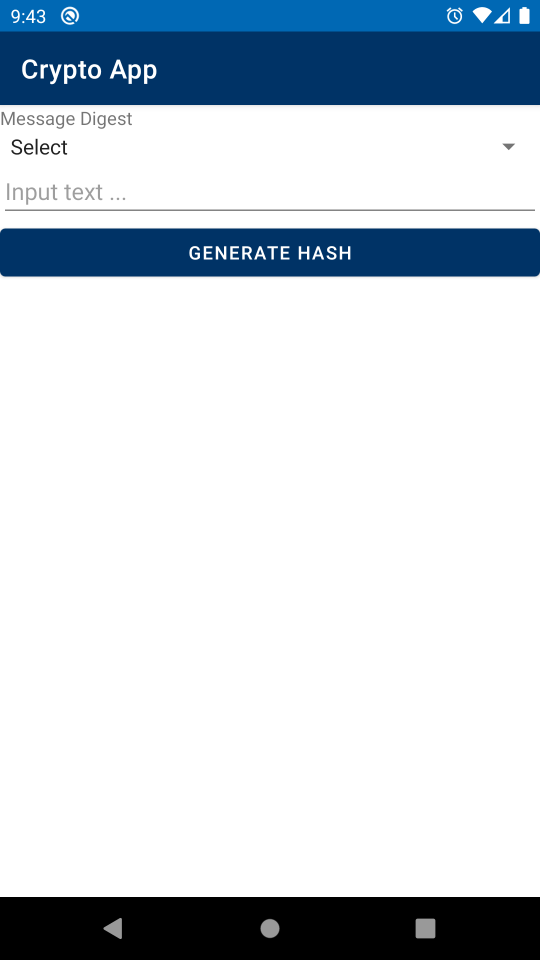
#> input picture rv-android/backup/20260105/tmp_img/003.png, 1080 x 1920 px (shown at 1/2 size); its folder holds only this picture in this run
$ python -i image_preprocessor.py   (imports and definitions only)
#> lines starting #> are read from the running program, lines starting #| are printed output that depends on the picture
#!/usr/bin/env python3
"""
Image preprocessing component for screenshot analysis.

This module provides image preprocessing capabilities for optimizing
screenshot analysis, including grayscale conversion, contrast enhancement,
binary thresholding, and noise reduction operations.

### Architectural Role:
- Provides specialized image preprocessing for different analysis types
- Implements contrast enhancement algorithms for improved OCR accuracy
- Generates binary images optimized for contour detection
- Applies noise reduction techniques for cleaner analysis results

### Design Decisions:
- Uses OpenCV for image processing operations
- Implements multiple preprocessing strategies for different detection needs
- Provides both grayscale and binary preprocessing pipelines
- Optimizes parameters for mobile screenshot characteristics
"""

import cv2
import numpy as np
from rv_android_core.util.error.error_handler import ErrorHandler
from rv_android_core.util.error.exceptions import RVParsingError
from rv_android_core.util.logging.constants import CONTEXT_COMPONENT
from rv_android_core.util.logging.manager import LoggingManager


# [261 lines that did not run here, left out]


# Global instance for convenient access
_image_preprocessor = None


# [11 lines that did not run here, left out]

>>> import cv2
>>> picture = cv2.imread('../../../../../../backup/20260105/tmp_img/003.png', cv2.IMREAD_GRAYSCALE)
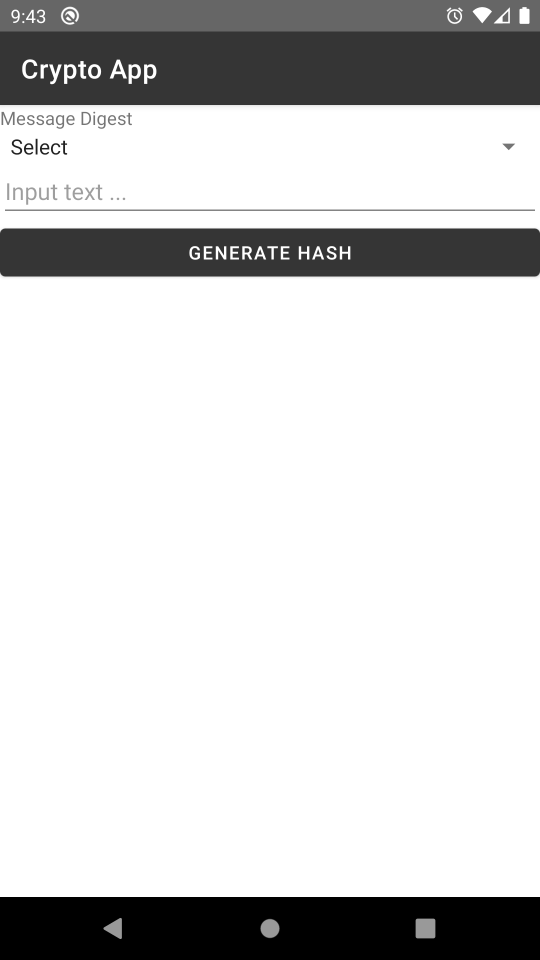
#> picture: shape (1920, 1080) (shown at 1/2 size); min 0, max 255, mean 208.2
#> (the run stopped early here; a loop or call above may not have finished)

$ run again, on rv-android/backup/20260105/tmp_img/004.png
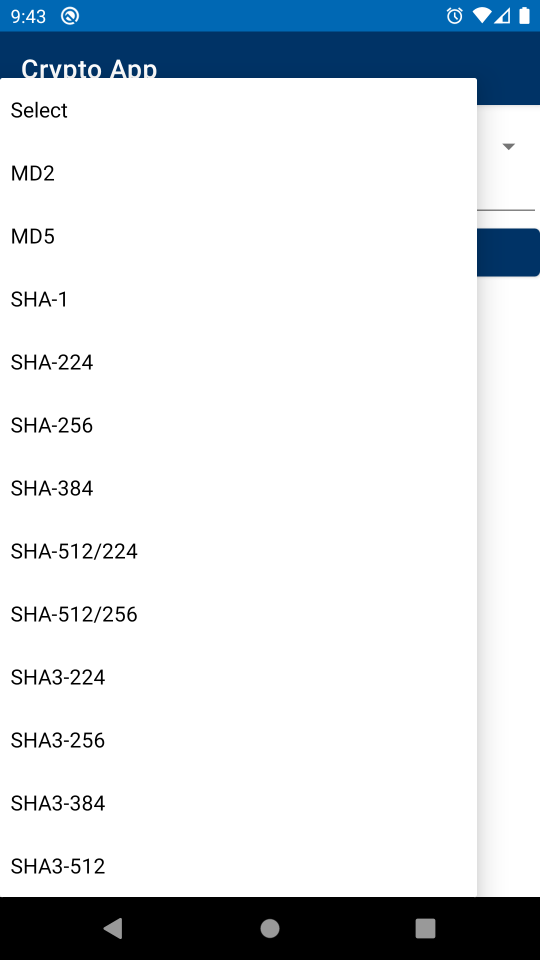
#> input picture rv-android/backup/20260105/tmp_img/004.png, 1080 x 1920 px (shown at 1/2 size)
#> `picture = cv2.imread('../../../../../../backup/20260105/tmp_img/003.pn..`:
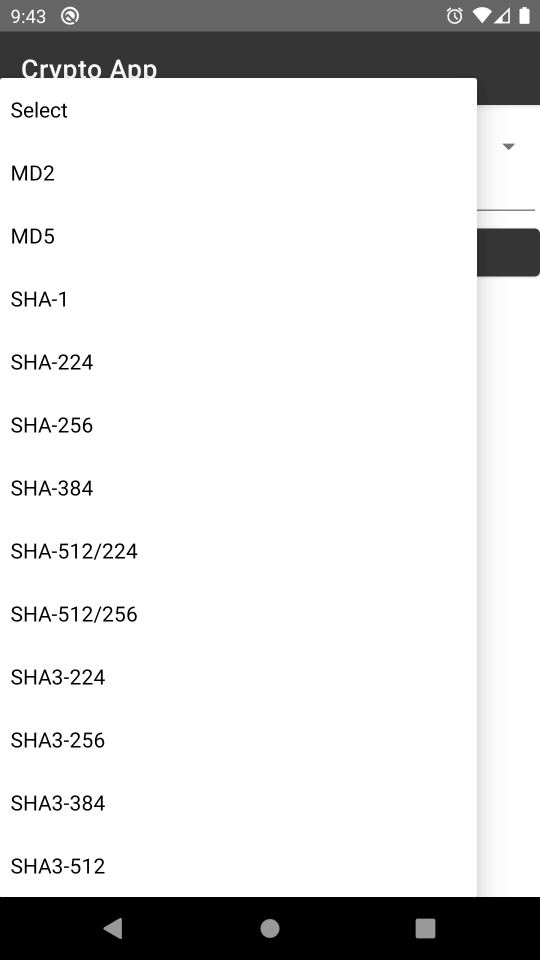
#> picture: shape (1920, 1080) (shown at 1/2 size); min 0, max 255, mean 219.6

$ run again, on rv-android/backup/20260105/tmp_img/021.png
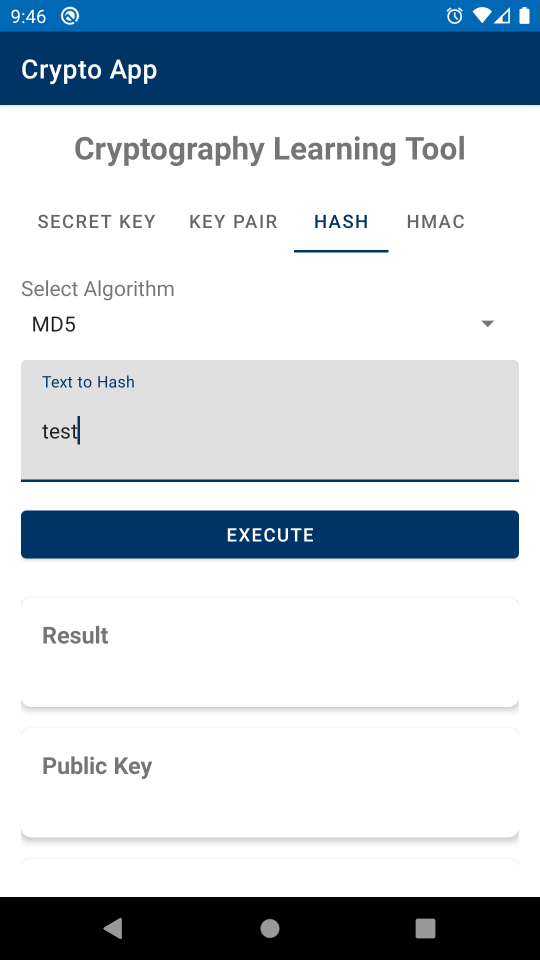
#> input picture rv-android/backup/20260105/tmp_img/021.png, 1080 x 1920 px (shown at 1/2 size)
#> `picture = cv2.imread('../../../../../../backup/20260105/tmp_img/003.pn..`:
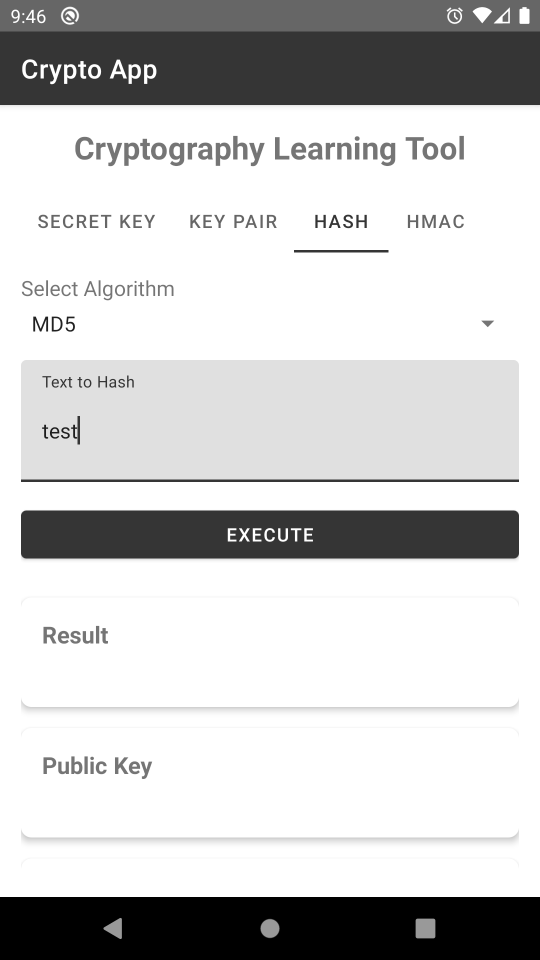
#> picture: shape (1920, 1080) (shown at 1/2 size); min 0, max 255, mean 202.5
